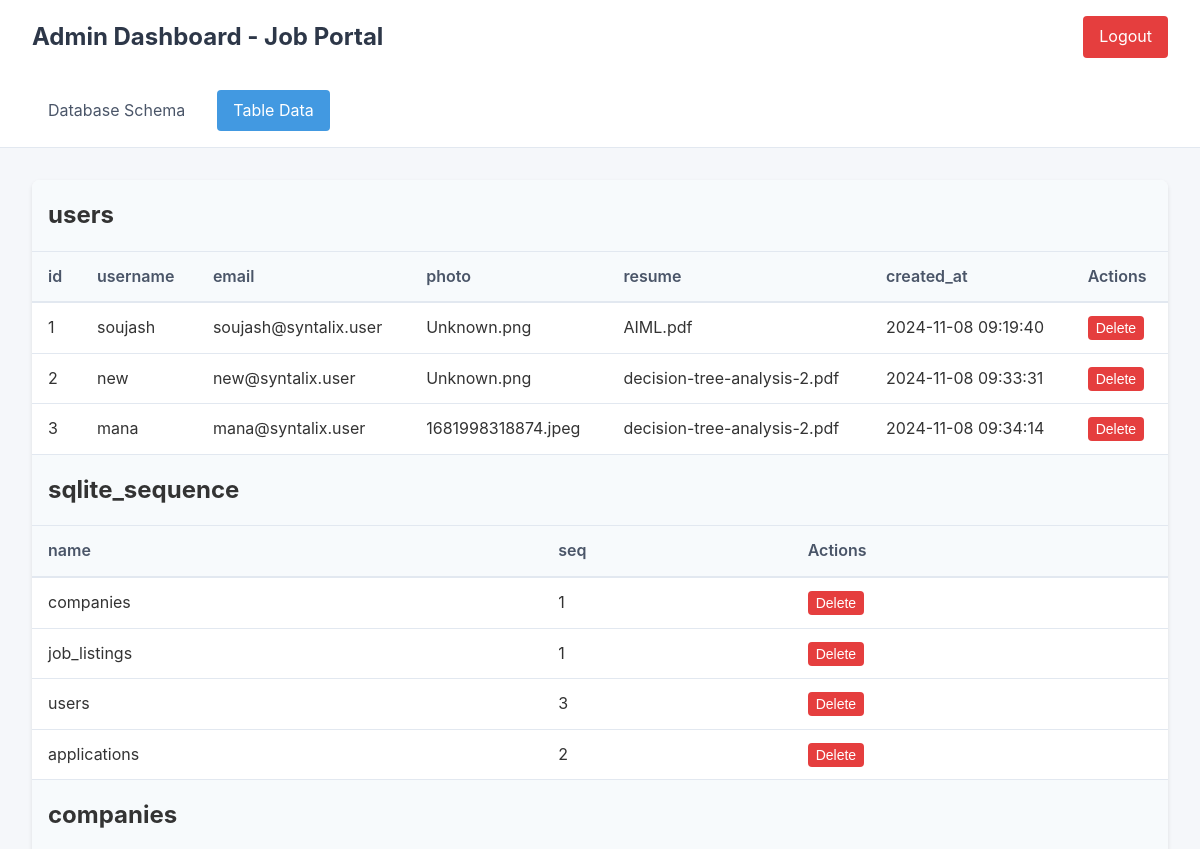
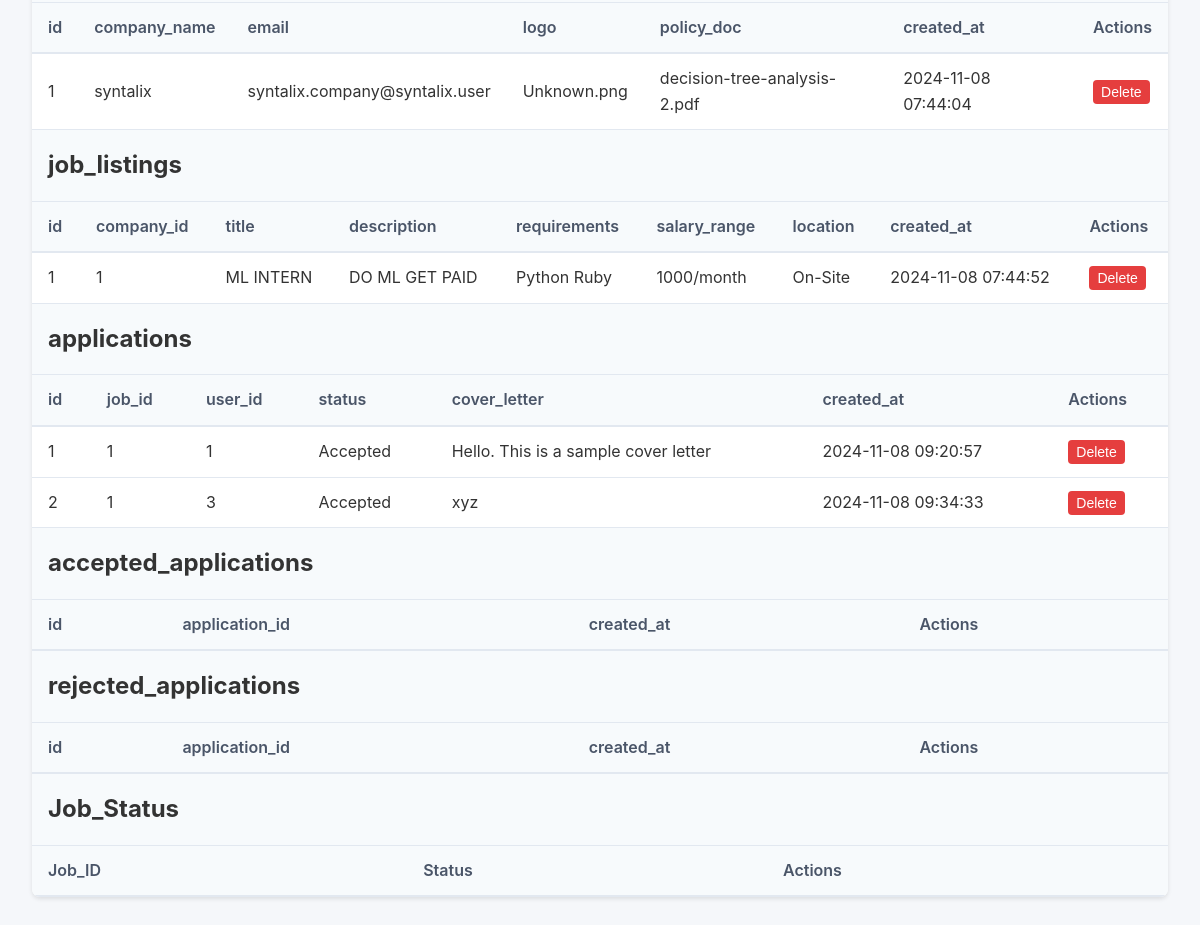
Before: /admin/tables (signed in) with the older database file (2 pictures, top to bottom).
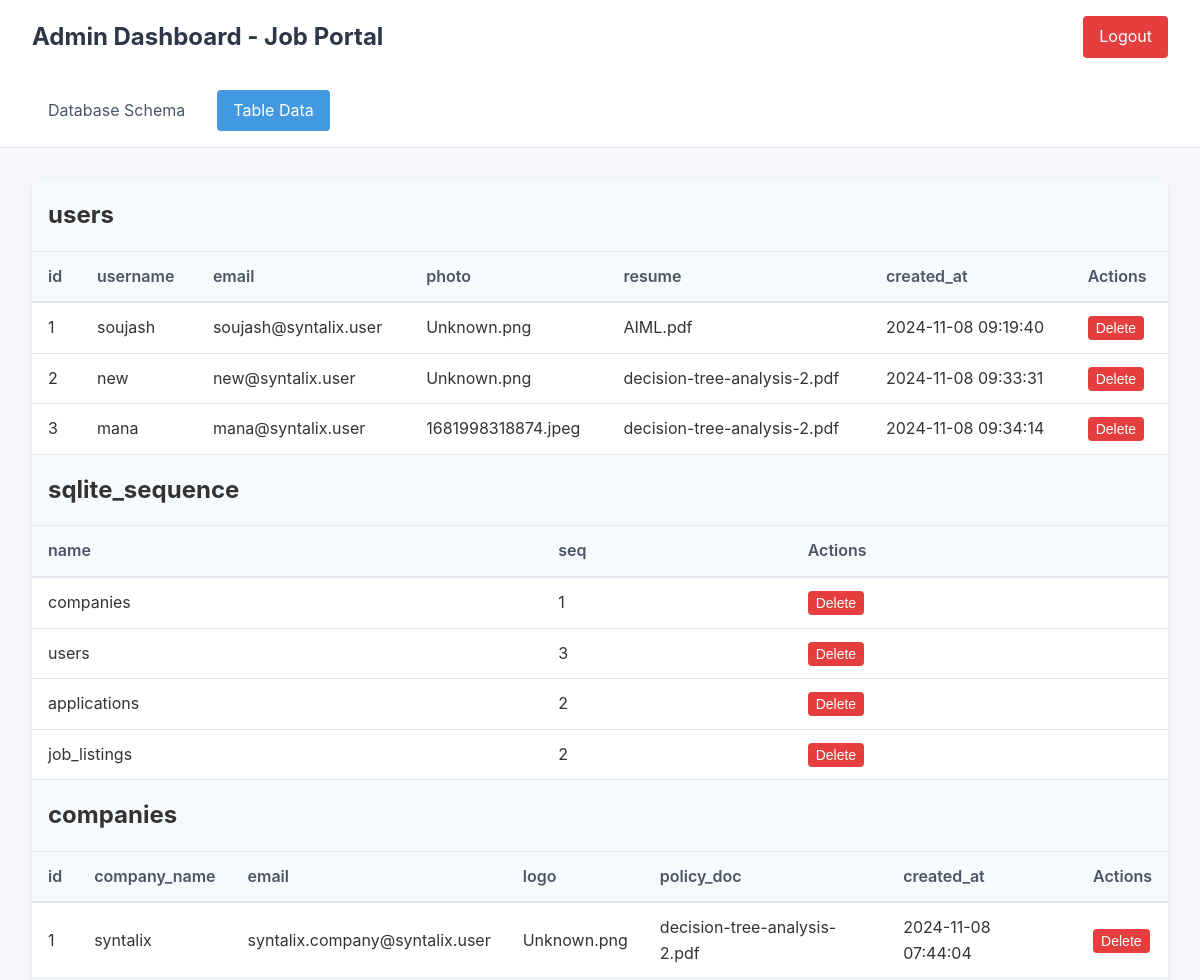
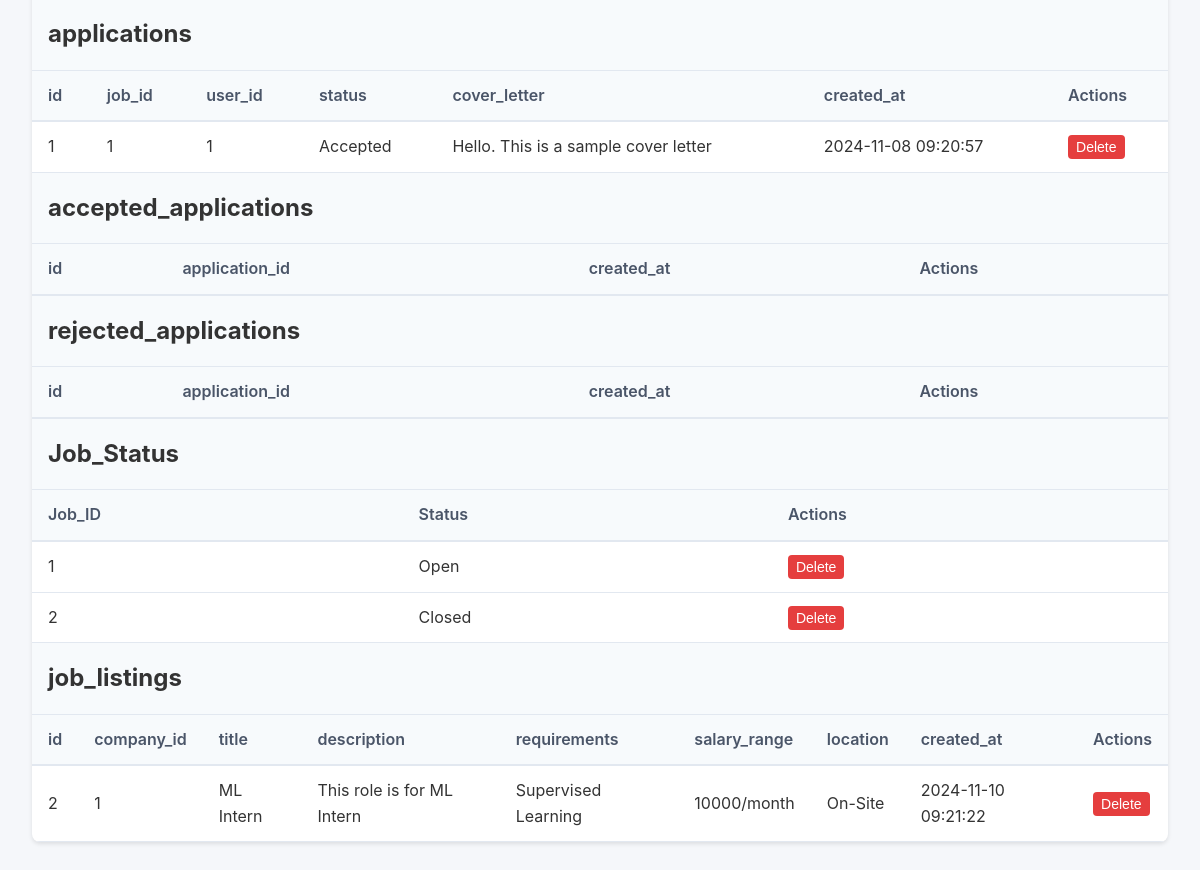
After: the same page with the newer database file (2 pictures, top to bottom).
### tables this page shows
CREATE TABLE users (
                        id INTEGER PRIMARY KEY AUTOINCREMENT,
                        username TEXT NOT NULL UNIQUE,
                        email TEXT NOT NULL UNIQUE,
                        password TEXT NOT NULL,
                        photo TEXT NOT NULL,
                        resume TEXT NOT NULL,
                        created_at TIMESTAMP DEFAULT CURRENT_TIMESTAMP);

CREATE TABLE companies (
                        id INTEGER PRIMARY KEY AUTOINCREMENT,
                        company_name TEXT NOT NULL UNIQUE,
                        email TEXT NOT NULL UNIQUE,
                        password TEXT NOT NULL,
                        logo TEXT NOT NULL,
                        policy_doc TEXT NOT NULL,
                        created_at TIMESTAMP DEFAULT CURRENT_TIMESTAMP);

CREATE TABLE job_listings (
                        id INTEGER PRIMARY KEY AUTOINCREMENT,
                        company_id INTEGER NOT NULL,
                        title TEXT NOT NULL,
                        description TEXT NOT NULL,
                        requirements TEXT NOT NULL,
                        salary_range TEXT,
                        location TEXT,
                        created_at TIMESTAMP DEFAULT CURRENT_TIMESTAMP,
                        FOREIGN KEY (company_id) REFERENCES companies (id));

CREATE TABLE applications (
                        id INTEGER PRIMARY KEY AUTOINCREMENT,
                        job_id INTEGER NOT NULL,
                        user_id INTEGER NOT NULL,
                        status TEXT DEFAULT 'pending',
                        cover_letter TEXT,
                        created_at TIMESTAMP DEFAULT CURRENT_TIMESTAMP,
                        FOREIGN KEY (job_id) REFERENCES job_listings (id),
                        FOREIGN KEY (user_id) REFERENCES users (id));

CREATE TABLE Job_Status (
    Job_ID INTEGER PRIMARY KEY,
    Status TEXT DEFAULT 'Open',
    FOREIGN KEY (Job_ID) REFERENCES Job_Posting(Job_ID) ON DELETE CASCADE
);

### app.py (the view)
@app.route('/admin/tables')
def admin_tables():
    if not session.get('admin'):
        return redirect(url_for('admin_login'))
    conn = get_db()
    cursor = conn.cursor()
    cursor.execute("SELECT name FROM sqlite_master WHERE type='table';")
    tables = cursor.fetchall()
    table_data = {}
    for table in tables:
        table_name = table['name']
        cursor.execute(f"PRAGMA table_info({table_name});")
        columns = cursor.fetchall()
        visible_columns = [col['name'] for col in columns if col['name'].lower() != 'password']
        columns_str = ', '.join(visible_columns)
        cursor.execute(f"SELECT {columns_str} FROM {table_name}")
        rows = cursor.fetchall()
        primary_key = next((col['name'] for col in columns if col['pk'] == 1), 'id')
        table_data[table_name] = {
            'columns': visible_columns,
            'rows': rows,
            'primary_key': primary_key
        }
    conn.close()
    return render_template('admin.html', table_data=table_data, active_tab='tables')

### app.py (called while the page is built)
def get_db():
    conn = sqlite3.connect('jobportal.db')
    conn.row_factory = sqlite3.Row
    return conn

### templates/admin.html (shortened to what this page needs)
<!DOCTYPE html>
<html lang="en">
<head>
</head>
<body>
    <header class="header">
        <h1>Admin Dashboard - Job Portal</h1>
        <a href="{{ url_for('admin_logout') }}" class="logout-btn">Logout</a>
    </header>
    <nav class="nav-tabs">
        <a href="{{ url_for('admin_dashboard') }}" class="{{ 'active' if active_tab == 'schema' }}">Database Schema</a>
        <a href="{{ url_for('admin_tables') }}" class="{{ 'active' if active_tab == 'tables' }}">Table Data</a>
    </nav>
    <main class="content">
        {% if active_tab == 'schema' %}
        <div class="schema-container">
            {% for table_name, columns in schema_info.items() %}
            <div class="table-card">
                <h2 class="table-name">{{ table_name }}</h2>
                {% for column in columns %}
                <div class="column-info">
                    <span class="column-name">{{ column['name'] }}</span>
                    <span class="column-type">{{ column['type'] }}</span>
                    <div class="constraints">
                        {% if column['pk'] %}PRIMARY KEY{% endif %}
                        {% if column['notnull'] %}NOT NULL{% endif %}
                        {% if column['dflt_value'] %}DEFAULT: {{ column['dflt_value'] }}{% endif %}
                    </div>
                </div>
                {% endfor %}
            </div>
            {% endfor %}
        </div>
        {% else %}
        <div class="tables-container">
            {% for table_name, data in table_data.items() %}
            <h2 class="table-title">{{ table_name }}</h2>
            <table class="table-view">
                <thead>
                    <tr>
                        {% for column in data.columns %}
                        <th>{{ column }}</th>
                        {% endfor %}
                        <th>Actions</th>
                    </tr>
                </thead>
                <tbody>
                    {% for row in data.rows %}
                    <tr>
                        {% for column in data.columns %}
                        <td>{{ row[column] }}</td>
                        {% endfor %}
                        <td>
                            <button class="action-btn delete-btn" onclick="showDeleteModal('{{ table_name }}', '{{ row.id }}')">
                                Delete
                            </button>
                        </td>
                    </tr>
                    {% endfor %}
                </tbody>
            </table>
            {% endfor %}
        </div>
        {% endif %}
    </main>
</body>
</html>

### templates/admin.html (style rules this page uses)
* { margin: 0; padding: 0; box-sizing: border-box; }
body { font-family: -apple-system, BlinkMacSystemFont, 'Segoe UI', Roboto, Oxygen, Ubuntu, sans-serif; line-height: 1.6; color: #333; background-color: #f5f7fa; }
.header { background-color: #fff; padding: 1rem 2rem; box-shadow: 0 2px 4px rgba(0,0,0,0.1); display: flex; justify-content: space-between; align-items: center; }
.header h1 { font-size: 1.5rem; color: #2d3748; }
.logout-btn { padding: 0.5rem 1rem; background-color: #e53e3e; color: white; border: none; border-radius: 4px; text-decoration: none; transition: background-color 0.2s; }
.nav-tabs { display: flex; padding: 1rem 2rem; gap: 1rem; border-bottom: 1px solid #e2e8f0; background-color: #fff; }
.nav-tabs a { padding: 0.5rem 1rem; text-decoration: none; color: #4a5568; border-radius: 4px; transition: all 0.2s; }
.nav-tabs a.active { background-color: #4299e1; color: white; }
.content { padding: 2rem; max-width: 1200px; margin: 0 auto; }
.tables-container { background-color: white; border-radius: 8px; box-shadow: 0 2px 4px rgba(0,0,0,0.1); overflow: hidden; }
.table-title { padding: 1rem; background-color: #f7fafc; border-bottom: 1px solid #e2e8f0; }
.table-view { width: 100%; border-collapse: collapse; }
.table-view th { background-color: #f7fafc; padding: 0.75rem 1rem; text-align: left; font-weight: 600; color: #4a5568; border-bottom: 2px solid #e2e8f0; }
.table-view td { padding: 0.75rem 1rem; border-bottom: 1px solid #e2e8f0; }
.action-btn { padding: 0.25rem 0.5rem; border-radius: 4px; border: none; cursor: pointer; font-size: 0.875rem; }
.delete-btn { background-color: #e53e3e; color: white; }

Changed rows visible on the page:
removed job_listings: id "1" "1" "ML INTERN" "DO ML GET PAID" "Python Ruby" "1000/month" "On-Site" "2024-11-08 07:44:52"
removed applications: id "2" "1" "3" "Accepted" "xyz" "2024-11-08 09:34:33"
added Job_Status: Job_ID "1" "Open"
added Job_Status: Job_ID "2" "Closed"
added job_listings: id "2" "1" "ML Intern" "This role is for ML Intern" "Supervised Learning" "10000/month" "On-Site" "2024-11-10 09:21:22"
Other visible differences:
list line gone: "job_listings 1 users 3 applications"
new list line: "users 3 applications 2 job_listings"
